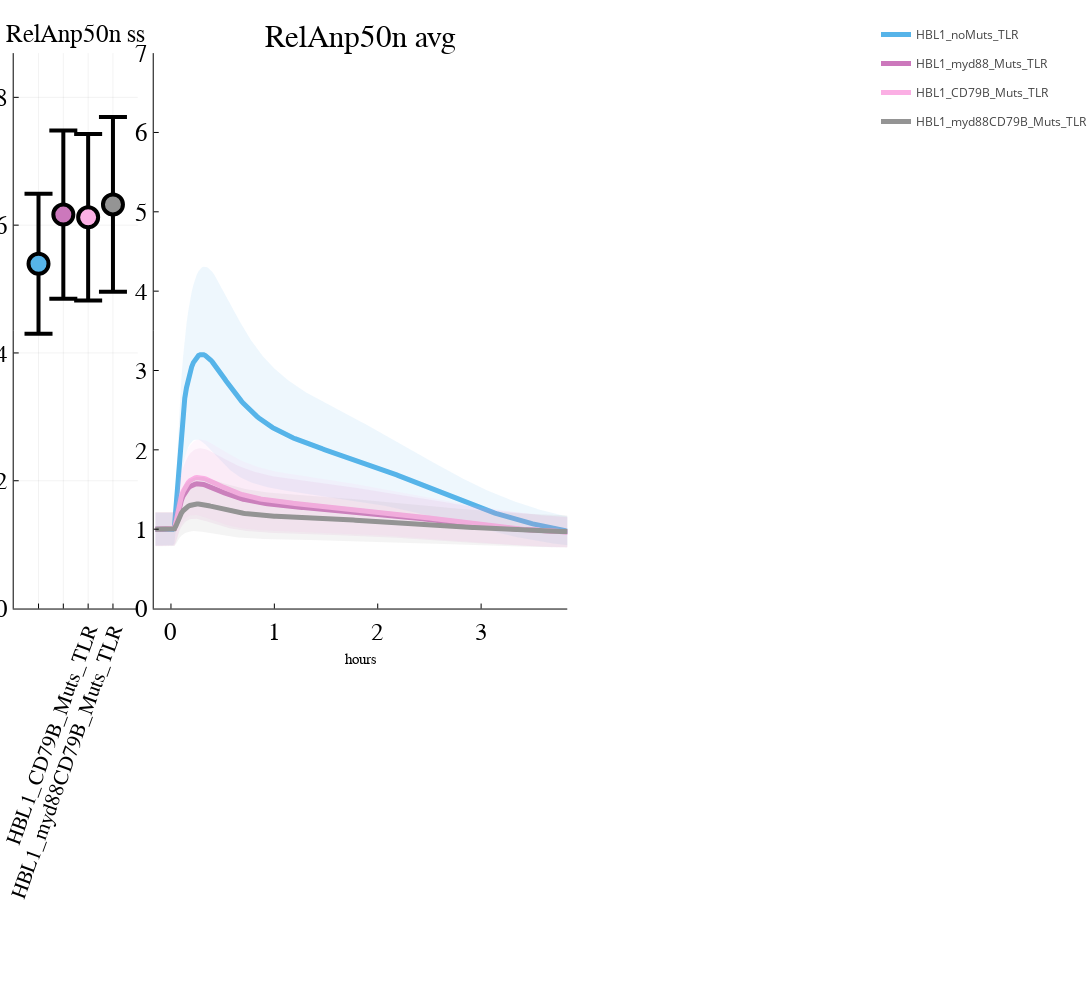

Notebook code cell kept with this figure:
### Code cell
include("plotAllSpeciesNormalised.jl")
#toPlot=["U2932R1_noMuts_TLR","U2932R2_noMuts_TLR","U2932R1_CD79Muts_TLR","U2932R2_CD79Muts_TLR","HBL1_noMuts_TLR","HBL1_myd88_Muts_TLR","HBL1_CD79B_Muts_TLR","HBL1_myd88CD79B_Muts_TLR","RIVA_TLR"]
toPlot=["HBL1_noMuts_TLR","HBL1_myd88_Muts_TLR","HBL1_CD79B_Muts_TLR","HBL1_myd88CD79B_Muts_TLR",]
hoursToPlot=4
thisColorArray=colorArray[[10,5,7,8]]
plotAllSpeciesNormalised(["RelAnp50n"],toPlot,thisColorArray,first_cell,last_cell,folder,hoursToPlot,7,1)

### Figure 1 — Plotly figure (JSON) as saved in the notebook; plotly's stock layout.template omitted (floating-point values rounded to 4 significant figures; data arrays with more than 128 entries replaced by an {"elided": "..."} marker saying what was removed)
{"data": [{"colorbar": {"title": ""}, "legendgroup": "", "line": {"color": "rgba(0, 0, 0, 1.000)", "dash": "solid", "shape": "linear", "width": 4}, "marker": {"color": "rgba(0, 0, 0, 1.000)", "line": {"color": "rgba(0, 0, 0, 1.000)", "width": 4}, "size": 20, "symbol": "line-ew"}, "mode": "lines+markers", "name": "", "showlegend": false, "type": "scatter", "x": [1, 1], "xaxis": "x1", "y": [4.299, 6.492], "yaxis": "y1", "zmax": null, "zmin": null}, {"colorbar": {"title": ""}, "legendgroup": "", "marker": {"color": "rgba(86, 180, 233, 1.000)", "line": {"color": "rgba(0, 0, 0, 1.000)", "width": 4}, "size": 20, "symbol": "circle"}, "mode": "markers", "name": "", "showlegend": false, "type": "scatter", "x": [1], "xaxis": "x1", "y": [5.396], "yaxis": "y1", "zmax": null, "zmin": null}, {"colorbar": {"title": ""}, "legendgroup": "", "line": {"color": "rgba(0, 0, 0, 1.000)", "dash": "solid", "shape": "linear", "width": 4}, "marker": {"color": "rgba(0, 0, 0, 1.000)", "line": {"color": "rgba(0, 0, 0, 1.000)", "width": 4}, "size": 20, "symbol": "line-ew"}, "mode": "lines+markers", "name": "", "showlegend": false, "type": "scatter", "x": [2, 2], "xaxis": "x1", "y": [4.85, 7.48], "yaxis": "y1", "zmax": null, "zmin": null}, {"colorbar": {"title": ""}, "legendgroup": "", "marker": {"color": "rgba(204, 120, 188, 1.000)", "line": {"color": "rgba(0, 0, 0, 1.000)", "width": 4}, "size": 20, "symbol": "circle"}, "mode": "markers", "name": "", "showlegend": false, "type": "scatter", "x": [2], "xaxis": "x1", "y": [6.165], "yaxis": "y1", "zmax": null, "zmin": null}, {"colorbar": {"title": ""}, "legendgroup": "", "line": {"color": "rgba(0, 0, 0, 1.000)", "dash": "solid", "shape": "linear", "width": 4}, "marker": {"color": "rgba(0, 0, 0, 1.000)", "line": {"color": "rgba(0, 0, 0, 1.000)", "width": 4}, "size": 20, "symbol": "line-ew"}, "mode": "lines+markers", "name": "", "showlegend": false, "type": "scatter", "x": [3, 3], "xaxis": "x1", "y": [4.821, 7.425], "yaxis": "y1", "zmax": null, "zmin": null}, {"colorbar": {"title": ""}, "legendgroup": "", "marker": {"color": "rgba(251, 175, 228, 1.000)", "line": {"color": "rgba(0, 0, 0, 1.000)", "width": 4}, "size": 20, "symbol": "circle"}, "mode": "markers", "name": "", "showlegend": false, "type": "scatter", "x": [3], "xaxis": "x1", "y": [6.123], "yaxis": "y1", "zmax": null, "zmin": null}, {"colorbar": {"title": ""}, "legendgroup": "", "line": {"color": "rgba(0, 0, 0, 1.000)", "dash": "solid", "shape": "linear", "width": 4}, "marker": {"color": "rgba(0, 0, 0, 1.000)", "line": {"color": "rgba(0, 0, 0, 1.000)", "width": 4}, "size": 20, "symbol": "line-ew"}, "mode": "lines+markers", "name": "", "showlegend": false, "type": "scatter", "x": [4, 4], "xaxis": "x1", "y": [4.956, 7.692], "yaxis": "y1", "zmax": null, "zmin": null}, {"colorbar": {"title": ""}, "legendgroup": "", "marker": {"color": "rgba(148, 148, 148, 1.000)", "line": {"color": "rgba(0, 0, 0, 1.000)", "width": 4}, "size": 20, "symbol": "circle"}, "mode": "markers", "name": "", "showlegend": false, "type": "scatter", "x": [4], "xaxis": "x1", "y": [6.324], "yaxis": "y1", "zmax": null, "zmin": null}, {"colorbar": {"title": ""}, "fill": "tozeroy", "fillcolor": "rgba(86, 180, 233, 0.100)", "legendgroup": "HBL1_noMuts_TLR", "line": {"color": "rgba(86, 180, 233, 1.000)", "dash": "solid", "shape": "linear", "width": 0}, "mode": "lines", "name": "HBL1_noMuts_TLR", "showlegend": false, "type": "scatter", "x": {"elided": "962 int values"}, "xaxis": "x2", "y": {"elided": "962 float values"}, "yaxis": "y2", "zmax": null, "zmin": null}, {"colorbar": {"title": ""}, "fillrange": {"elided": "2x481 float values"}, "legendgroup": "HBL1_noMuts_TLR", "line": {"color": "rgba(86, 180, 233, 1.000)", "dash": "solid", "shape": "linear", "width": 5}, "mode": "lines", "name": "HBL1_noMuts_TLR", "showlegend": true, "type": "scatter", "x": {"elided": "481 int values"}, "xaxis": "x2", "y": {"elided": "481 float values"}, "yaxis": "y2", "zmax": null, "zmin": null}, {"colorbar": {"title": ""}, "fill": "tozeroy", "fillcolor": "rgba(204, 120, 188, 0.100)", "legendgroup": "HBL1_myd88_Muts_TLR", "line": {"color": "rgba(204, 120, 188, 1.000)", "dash": "solid", "shape": "linear", "width": 0}, "mode": "lines", "name": "HBL1_myd88_Muts_TLR", "showlegend": false, "type": "scatter", "x": {"elided": "962 int values"}, "xaxis": "x2", "y": {"elided": "962 float values"}, "yaxis": "y2", "zmax": null, "zmin": null}, {"colorbar": {"title": ""}, "fillrange": {"elided": "2x481 float values"}, "legendgroup": "HBL1_myd88_Muts_TLR", "line": {"color": "rgba(204, 120, 188, 1.000)", "dash": "solid", "shape": "linear", "width": 5}, "mode": "lines", "name": "HBL1_myd88_Muts_TLR", "showlegend": true, "type": "scatter", "x": {"elided": "481 int values"}, "xaxis": "x2", "y": {"elided": "481 float values"}, "yaxis": "y2", "zmax": null, "zmin": null}, {"colorbar": {"title": ""}, "fill": "tozeroy", "fillcolor": "rgba(251, 175, 228, 0.100)", "legendgroup": "HBL1_CD79B_Muts_TLR", "line": {"color": "rgba(251, 175, 228, 1.000)", "dash": "solid", "shape": "linear", "width": 0}, "mode": "lines", "name": "HBL1_CD79B_Muts_TLR", "showlegend": false, "type": "scatter", "x": {"elided": "962 int values"}, "xaxis": "x2", "y": {"elided": "962 float values"}, "yaxis": "y2", "zmax": null, "zmin": null}, {"colorbar": {"title": ""}, "fillrange": {"elided": "2x481 float values"}, "legendgroup": "HBL1_CD79B_Muts_TLR", "line": {"color": "rgba(251, 175, 228, 1.000)", "dash": "solid", "shape": "linear", "width": 5}, "mode": "lines", "name": "HBL1_CD79B_Muts_TLR", "showlegend": true, "type": "scatter", "x": {"elided": "481 int values"}, "xaxis": "x2", "y": {"elided": "481 float values"}, "yaxis": "y2", "zmax": null, "zmin": null}, {"colorbar": {"title": ""}, "fill": "tozeroy", "fillcolor": "rgba(148, 148, 148, 0.100)", "legendgroup": "HBL1_myd88CD79B_Muts_TLR", "line": {"color": "rgba(148, 148, 148, 1.000)", "dash": "solid", "shape": "linear", "width": 0}, "mode": "lines", "name": "HBL1_myd88CD79B_Muts_TLR", "showlegend": false, "type": "scatter", "x": {"elided": "962 int values"}, "xaxis": "x2", "y": {"elided": "962 float values"}, "yaxis": "y2", "zmax": null, "zmin": null}, {"colorbar": {"title": ""}, "fillrange": {"elided": "2x481 float values"}, "legendgroup": "HBL1_myd88CD79B_Muts_TLR", "line": {"color": "rgba(148, 148, 148, 1.000)", "dash": "solid", "shape": "linear", "width": 5}, "mode": "lines", "name": "HBL1_myd88CD79B_Muts_TLR", "showlegend": true, "type": "scatter", "x": {"elided": "481 int values"}, "xaxis": "x2", "y": {"elided": "481 float values"}, "yaxis": "y2", "zmax": null, "zmin": null}], "layout": {"annotations": [{"font": {"color": "rgba(0, 0, 0, 1.000)", "family": "sans-serif", "size": 25}, "rotation": 0, "showarrow": false, "text": "RelAnp50n ss", "x": 0.08817, "xanchor": "center", "xref": "paper", "y": 1, "yanchor": "top", "yref": "paper"}, {"font": {"color": "rgba(0, 0, 0, 1.000)", "family": "sans-serif", "size": 31}, "rotation": 0, "showarrow": false, "text": "RelAnp50n avg", "x": 0.4197, "xanchor": "center", "xref": "paper", "y": 1, "yanchor": "top", "yref": "paper"}], "height": 1000, "legend_position": {"bgcolor": "rgba(255, 255, 255, 1.000)", "bordercolor": "rgba(0, 0, 0, 1.000)", "borderwidth": 1, "font": {"color": "rgba(0, 0, 0, 1.000)", "family": "sans-serif", "size": 11}, "title": {"font": {"color": "rgba(0, 0, 0, 1.000)", "family": "sans-serif", "size": 15}, "text": ""}, "tracegroupgap": 0, "traceorder": "normal", "x": 1, "xanchor": "auto", "y": 1, "yanchor": "auto"}, "margin": {"b": 20, "l": 0, "r": 0, "t": 20}, "paper_bgcolor": "rgba(255, 255, 255, 1.000)", "plot_bgcolor": "rgba(255, 255, 255, 1.000)", "showlegend": true, "width": 1500, "xaxis1": {"anchor": "y1", "domain": [0.01596, 0.1604], "gridcolor": "rgba(0, 0, 0, 0.100)", "gridwidth": 0.5, "linecolor": "rgba(0, 0, 0, 1.000)", "mirror": false, "range": [0, 5], "showgrid": true, "showline": true, "showticklabels": true, "tickangle": -70, "tickcolor": "rgb(0, 0, 0)", "tickfont": {"color": "rgba(0, 0, 0, 1.000)", "family": "sans-serif", "size": 21}, "tickmode": "array", "ticks": "inside", "ticktext": ["HBL1_noMuts_TLR", "HBL1_myd88_Muts_TLR", "HBL1_CD79B_Muts_TLR", "HBL1_myd88CD79B_Muts_TLR"], "tickvals": [1, 2, 3, 4], "title": "", "titlefont": {"color": "rgba(0, 0, 0, 1.000)", "family": "sans-serif", "size": 15}, "type": "-", "visible": true, "zeroline": false, "zerolinecolor": "rgba(0, 0, 0, 1.000)"}, "xaxis2": {"anchor": "y2", "domain": [0.179, 0.6604], "gridcolor": "rgba(0, 0, 0, 0.100)", "gridwidth": 0.5, "linecolor": "rgba(0, 0, 0, 1.000)", "mirror": false, "range": [0, 240], "showgrid": false, "showline": true, "showticklabels": true, "tickangle": 0, "tickcolor": "rgb(0, 0, 0)", "tickfont": {"color": "rgba(0, 0, 0, 1.000)", "family": "sans-serif", "size": 25}, "tickmode": "array", "ticks": "inside", "ticktext": [0, 1, 2, 3, 4], "tickvals": [10, 70, 130, 190, 250], "title": "hours", "titlefont": {"color": "rgba(0, 0, 0, 1.000)", "family": "sans-serif", "size": 15}, "type": "-", "visible": true, "zeroline": false, "zerolinecolor": "rgba(0, 0, 0, 1.000)"}, "yaxis1": {"anchor": "x1", "domain": [0.3869, 0.9655], "gridcolor": "rgba(0, 0, 0, 0.100)", "gridwidth": 0.5, "linecolor": "rgba(0, 0, 0, 1.000)", "mirror": false, "range": [0, 8.692], "showgrid": true, "showline": true, "showticklabels": true, "tickangle": 0, "tickcolor": "rgb(0, 0, 0)", "tickfont": {"color": "rgba(0, 0, 0, 1.000)", "family": "sans-serif", "size": 25}, "tickmode": "array", "ticks": "inside", "ticktext": ["0", "2", "4", "6", "8"], "tickvals": [0, 2, 4, 6, 8], "title": "", "titlefont": {"color": "rgba(0, 0, 0, 1.000)", "family": "sans-serif", "size": 15}, "type": "-", "visible": true, "zeroline": false, "zerolinecolor": "rgba(0, 0, 0, 1.000)"}, "yaxis2": {"anchor": "x2", "domain": [0.3869, 0.9655], "gridcolor": "rgba(0, 0, 0, 0.100)", "gridwidth": 0.5, "linecolor": "rgba(0, 0, 0, 1.000)", "mirror": false, "range": [0, 7], "showgrid": false, "showline": true, "showticklabels": true, "tickangle": 0, "tickcolor": "rgb(0, 0, 0)", "tickfont": {"color": "rgba(0, 0, 0, 1.000)", "family": "sans-serif", "size": 25}, "tickmode": "array", "ticks": "inside", "ticktext": ["0", "1", "2", "3", "4", "5", "6", "7"], "tickvals": [0, 1, 2, 3, 4, 5, 6, 7], "title": "", "titlefont": {"color": "rgba(0, 0, 0, 1.000)", "family": "sans-serif", "size": 15}, "type": "-", "visible": true, "zeroline": false, "zerolinecolor": "rgba(0, 0, 0, 1.000)"}}}
